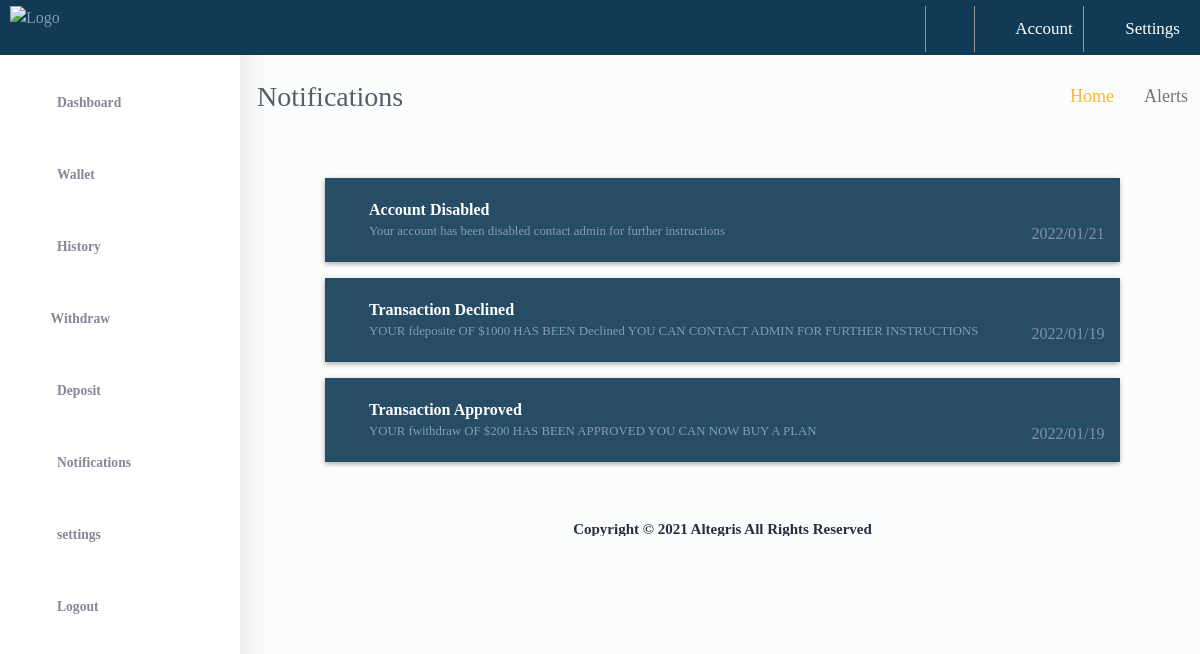
The page /notification/ (signed in) on the database its author committed.
### users_app/models.py (models this page shows, shortened)
class Notification(models.Model):
    user =  models.ForeignKey(Account,related_name='user_notify', on_delete=models.CASCADE)
    title = models.CharField(max_length=100,blank=True,null=True)
    body = models.TextField()
    date = models.DateTimeField(auto_now_add=True)
    read = models.BooleanField(default=False)

### users_app/views.py (the view)
# urls.py: path('notification/', views.notification, name="notification"),
@login_required()
def notification(request):
    notification = Notification.objects.filter(user=request.user).order_by('-date')
    return render(request, 'users/notification.html',{'notification':notification})

### templates/users/notification.html (shortened to what this page needs)
 {% extends 'layouts/users_app.html' %} {% block title %} Notifications{% endblock title %} {% block styles %} {% endblock styles %} {% block content %}
<div class="container">
    <div class="d-flex align-items-center justify-content-between mb-5">
        <h1 class="h3 mb-0 text-gray-800">Notifications</h1>
        <ol class="breadcrumb">
            <li class="breadcrumb-item"><a href="/">Home</a></li>
            <li class="breadcrumb-item active" aria-current="page">Alerts</li>
        </ol>
    </div>
    <div class="row">
        <div class="col-xl-12 mb-5">
            {% if notification %}
            <div class="row d-flex justify-content-center">
                {% for notify in notification %}
                <div class="col-xl-10 p-3 d-flex align-items-center   osahan-post-header mt-3" style="background-color:  #274c65;  box-shadow: 0 3px 4.7px 0.3px rgb(0 0 0 / 24%), 0 1px 6.86px 0.14px rgb(0 0 0 / 16%) ">
                    <div class="dropdown-list-image mr-3 d-flex align-items-center   justify-content-center rounded-circle text-prim"><i class="fas fa-bell text-success"></i></div>
                    <div class="font-weight-bold mr-3">
                        <div class="text-truncate text-white">{{ notify.title }}</div>
                        <div class="small text-w-50">{{ notify.body }}</div>
                    </div>
                    <span class="ml-auto mb-auto">
                                                                    <br />
                                                                    <div class="text-right text-muted pt-1">{{ notify.date|date:'Y/m/d ' }}</div>
                                                                </span>
                </div>
                {% endfor %}
            </div>
            {% endif %}
        </div>
    </div>
</div>
{% endblock content %} {% block scripts %}{% endblock scripts %}

### assets/css/application.css (style rules this page uses)
html { font-family: sans-serif; line-height: 1.15; -webkit-text-size-adjust: 100%; -webkit-tap-highlight-color: rgba(0, 0, 0, 0); }
body { margin: 0; font-family: "Nunito"; font-size: 1rem; font-weight: 400; line-height: 1.5; color: #869ab8; text-align: left; background-color: #fff; }
.text-gray-800 { color: #5a5c69 !important; }
li { list-style: none; }
a:hover, a:active, a:focus, a:link, a:visited { text-decoration: none; }
ul, ol { padding: 0 !important; margin: 0 !important; }
.text-muted { color: #8492a6 !important; }
.breadcrumb { background-color: transparent; padding: 0; margin-top: 20px; }
.breadcrumb li { color: #fcb930; text-transform: capitalize; }
.breadcrumb-item a { font-weight: 500; font-size: 18px; position: relative; z-index: 2; color: #fcb930; }
.breadcrumb-item.active { font-weight: 500; color: white; font-size: 18px; position: relative; z-index: 2; }
.breadcrumb-item+.breadcrumb-item::before { content: "\f101"; font-family: "Font Awesome 5 Free"; font-weight: 600; color: white; font-size: 18px; left: 0; }
.dash-content .breadcrumb-item.active { color: #757575 !important; }
.dash-content .breadcrumb-item+.breadcrumb-item::before { color: #113a56 !important; }

### assets/css/orange.css (style rules this page uses)
a, a:hover, a:active, a:focus, .title-head span, .base-color, .slider-text .slide-title span { color: #c5ab31; }

### rows shown on the page
Notification: title "Account Disabled", body "Your account has been disabled contact admin for further instructions", date "2022/01/21"
Notification: title "Transaction Declined", body "YOUR fdeposite OF $1000 HAS BEEN Declined YOU CAN CONTACT ADMIN FOR FURTHER INSTRUCTIONS", date "2022/01/19"
Notification: title "Transaction Approved", body "YOUR fwithdraw OF $200 HAS BEEN APPROVED YOU CAN NOW BUY A PLAN", date "2022/01/19"
